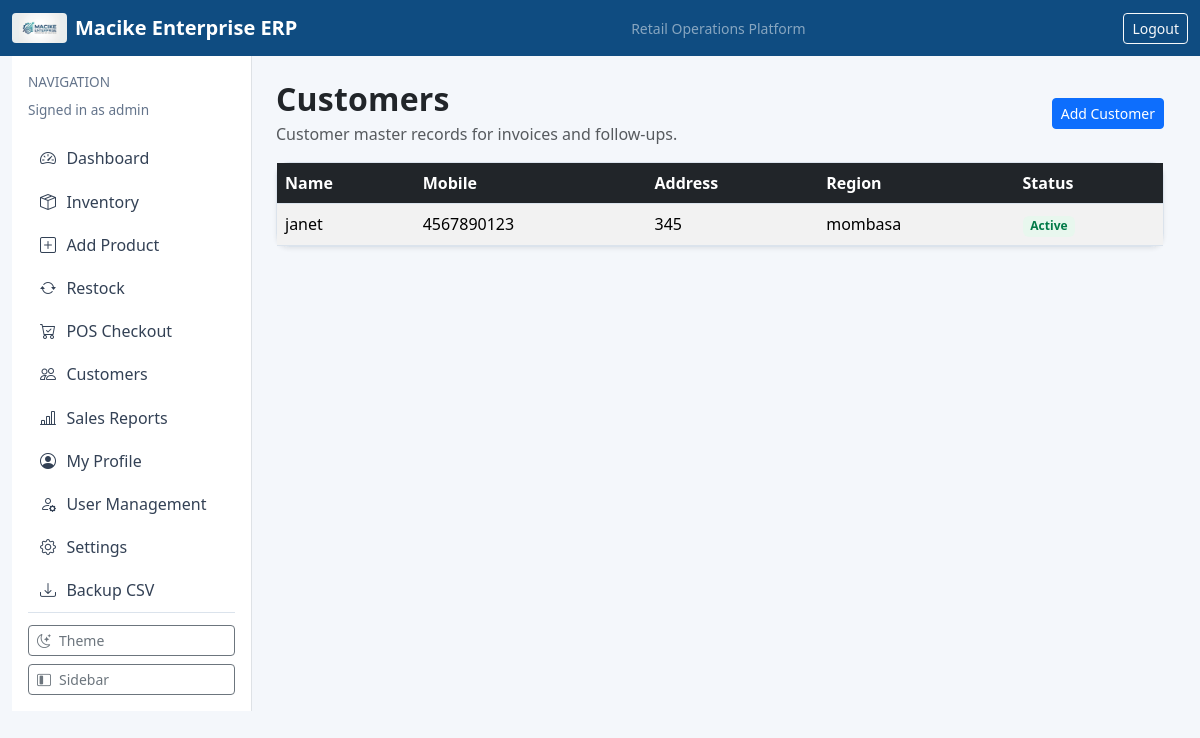
/sales/customers/ (signed in), run on an earlier commit of the app's database.
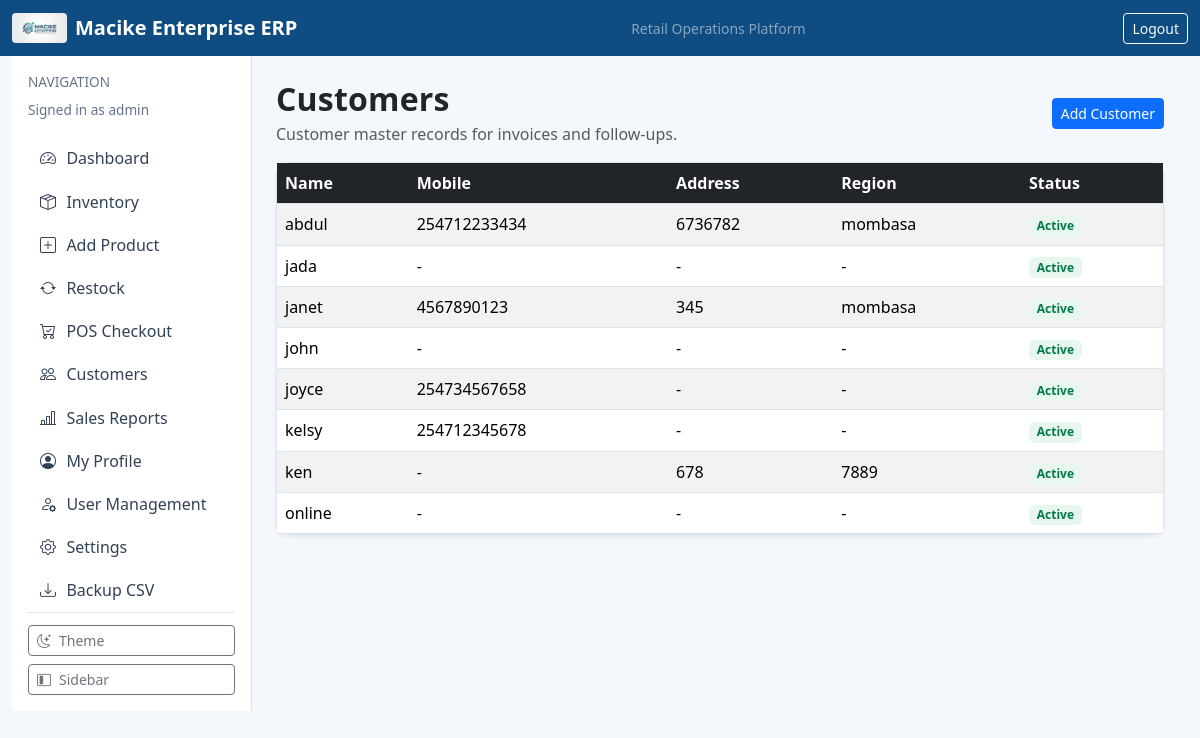
And on a later commit of the database.
### sales/models.py (models this page shows, shortened)
class Customer(models.Model):
    name = models.CharField(max_length=120)
    mobile = models.CharField(max_length=20, blank=True)
    address = models.CharField(max_length=255, blank=True)
    region = models.CharField(max_length=120, blank=True)
    is_active = models.BooleanField(default=True)
    created_at = models.DateTimeField(auto_now_add=True)
    class Meta:
        ordering = ["name"]

### sales/views.py (the view)
# urls.py: path("customers/", customer_list, name="sales-customers"),
@login_required
@role_required("ADMIN", "MANAGER", "CASHIER", "AUDITOR")
def customer_list(request):
    customers = Customer.objects.all().order_by("name")
    return render(request, "sales/customer_list.html", {"customers": customers})

### accounts/permissions.py (called while the page is built)
def role_required(*allowed_roles):
    def decorator(view_func):
        @wraps(view_func)
        def _wrapped(request, *args, **kwargs):
            user = request.user
            if not user.is_authenticated:
                return redirect("login")
            if user.is_superuser or getattr(user, "role", None) in allowed_roles:
                return view_func(request, *args, **kwargs)
            messages.error(request, "You do not have permission to access this page.")
            return redirect("dashboard-home")
        return _wrapped
    return decorator

### dashboard/context_processors.py (called while the page is built)
def app_settings(request):
    return {"app_settings": AppSettings.get_solo()}

### dashboard/models.py (called while the page is built)
    @classmethod
    def get_solo(cls):
        obj, _ = cls.objects.get_or_create(pk=1)
        return obj

### templates/sales/customer_list.html
{% extends "base.html" %}
{% block content %}
<div class="d-flex justify-content-between align-items-center mb-3">
    <div>
        <h2 class="section-title mb-1">Customers</h2>
        <p class="text-muted mb-0">Customer master records for invoices and follow-ups.</p>
    </div>
    <a class="btn btn-primary btn-sm" href="/sales/customers/new/">Add Customer</a>
</div>
<div class="card shadow-sm">
    <div class="table-responsive">
        <table class="table table-striped mb-0">
            <thead class="table-dark">
                <tr><th>Name</th><th>Mobile</th><th>Address</th><th>Region</th><th>Status</th></tr>
            </thead>
            <tbody>
            {% for c in customers %}
                <tr>
                    <td>{{ c.name }}</td>
                    <td>{{ c.mobile|default:"-" }}</td>
                    <td>{{ c.address|default:"-" }}</td>
                    <td>{{ c.region|default:"-" }}</td>
                    <td>{% if c.is_active %}<span class="badge badge-soft-success">Active</span>{% else %}<span class="badge badge-soft-danger">Inactive</span>{% endif %}</td>
                </tr>
            {% empty %}
                <tr><td colspan="5" class="text-center">No customers yet.</td></tr>
            {% endfor %}
            </tbody>
        </table>
    </div>
</div>
{% endblock %}

What changed in the data, as far as the page shows it:
added Customer: name "abdul", mobile "254712233434", address "6736782", region "mombasa", is_active "Active"
added Customer: name "jada", mobile "-", address "-", region "-", is_active "Active"
added Customer: name "john", mobile "-", address "-", region "-", is_active "Active"
added Customer: name "joyce", mobile "254734567658", address "-", region "-", is_active "Active"
added Customer: name "kelsy", mobile "254712345678", address "-", region "-", is_active "Active"
added Customer: name "ken", mobile "-", address "678", region "7889", is_active "Active"
added Customer: name "online", mobile "-", address "-", region "-", is_active "Active"
